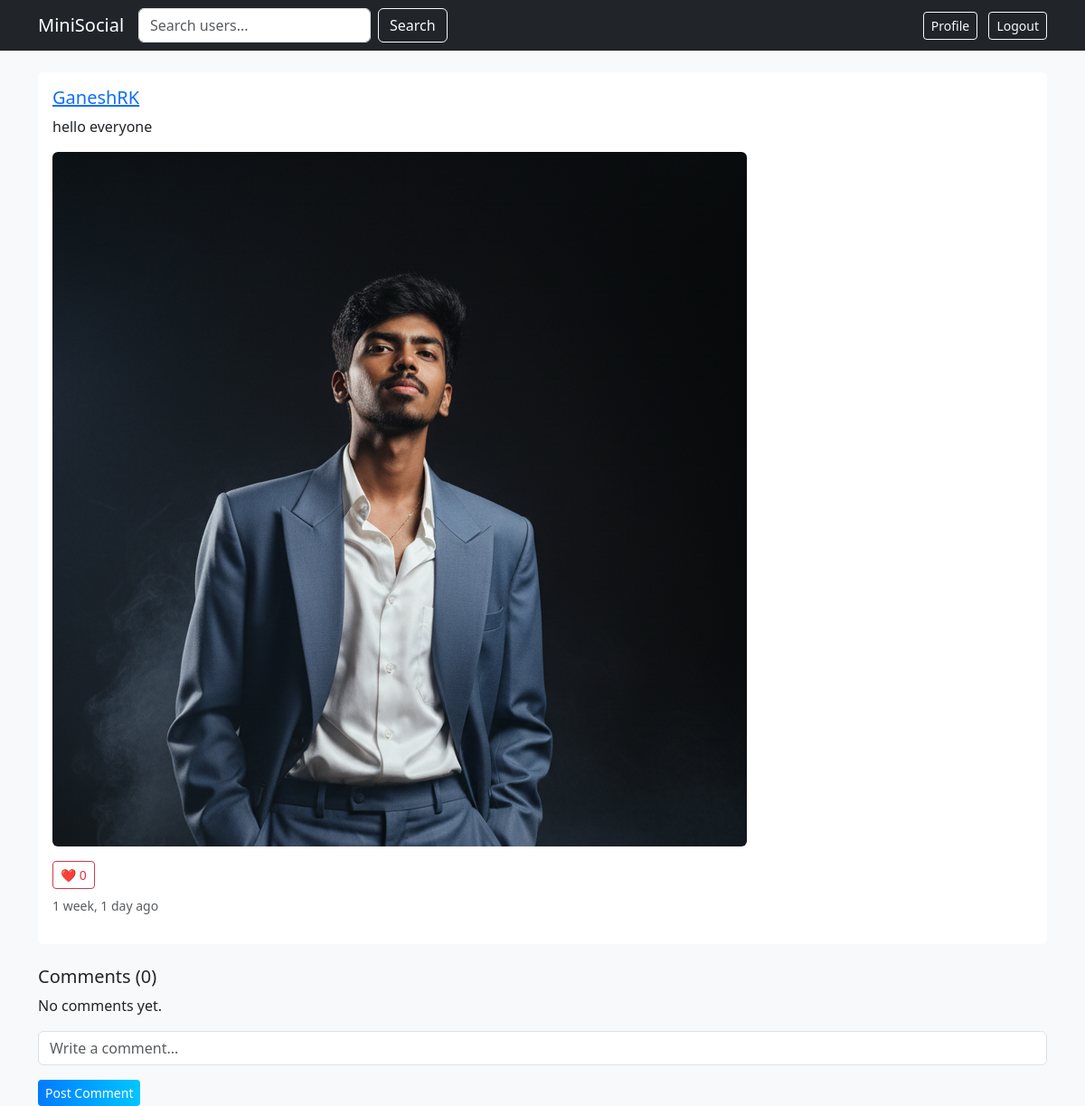
The app's page /post/1/ (signed in) with its own data.
### social/models.py (models this page shows, shortened)
class Post(models.Model):
    author = models.ForeignKey(User, on_delete=models.CASCADE, related_name='posts')
    content = models.TextField()
    image = models.ImageField(upload_to='posts/', blank=True, null=True)
    created_at = models.DateTimeField(default=timezone.now)
    updated_at = models.DateTimeField(auto_now=True)

### social/views.py (the view)
# urls.py: path('post/<int:post_id>/', views.post_detail, name='post_detail'),
@login_required
def post_detail(request, post_id):
    post = get_object_or_404(Post, id=post_id)
    comments = post.comments.all().order_by('-created_at')
    is_liked = Like.objects.filter(post=post, user=request.user).exists()
    if request.method == 'POST':
        form = CommentForm(request.POST)
        if form.is_valid():
            new_comment = form.save(commit=False)
            new_comment.post = post
            new_comment.author = request.user
            new_comment.save()
            return redirect('social:post_detail', post_id=post.id)
    else:
        form = CommentForm()
    context = {
        'post': post,
        'comments': comments,
        'is_liked': is_liked,
        'form': form,
    }
    return render(request, 'social/post_detail.html', context)

### social/forms.py
class CommentForm(forms.ModelForm):
    text = forms.CharField(
        label='',
        widget=forms.TextInput(attrs={'class': 'form-control', 'placeholder': 'Write a comment...'})
    )
    class Meta:
        model = Comment
        fields = ['text']

### social/templates/social/post_detail.html (shortened to what this page needs)
{% extends 'social/base.html' %}
{% block content %}
<div class="card mb-4">
  <div class="card-body">
    <h5>
      <a href="{% url 'social:profile' post.author.username %}">
        {{ post.author.username }}
      </a>
    </h5>
    <p>{{ post.content }}</p>
    {% if post.image %}
      <img src="{{ post.image.url }}" class="img-fluid rounded mb-3" alt="Post image">
    {% endif %}
    <form action="{% url 'social:toggle_like' post.id %}" method="post" class="mb-2">
      <button type="submit" class="btn {% if is_liked %}btn-danger{% else %}btn-outline-danger{% endif %} btn-sm">
        ❤️ {{ post.likes.count }}
      </button>
    </form>
    <p class="text-muted small">{{ post.created_at|timesince }} ago</p>
  </div>
</div>
<h5>Comments ({{ comments.count }})</h5>
{% for comment in comments %}
  <div class="border rounded p-2 mb-2">
    <strong>{{ comment.author.username }}</strong>
    <p class="mb-0">{{ comment.text }}</p>
    <small class="text-muted">{{ comment.created_at|timesince }} ago</small>
  </div>
{% empty %}
  <p>No comments yet.</p>
{% endfor %}
<form action="" method="post" class="mt-3">
  {{ form.as_p }}
  <button type="submit" class="btn btn-primary btn-sm">Post Comment</button>
</form>
{% endblock %}

### social/templates/social/base.html (style rules this page uses)
.btn-primary { background: linear-gradient(90deg, #007bff, #00c6ff); border: none; }
.card { border: none; background-color: #ffffff; }

### records on screen
Post: author.username "GaneshRK", content "hello everyone", image (picture), likes.count "0", created_at "1 week, 1 day"

### other values on screen
{{ comments.count }} "0"
